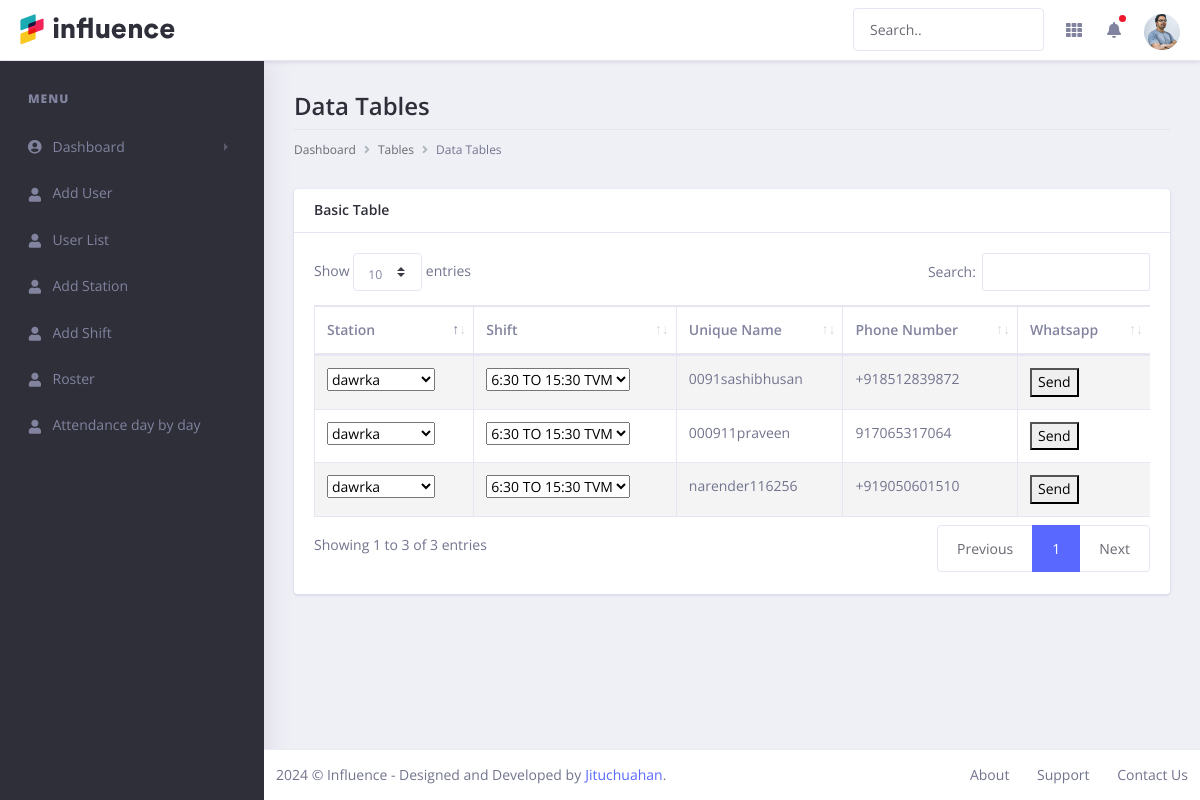
Page /roster.php (signed in) on the committed database.
### tables this page shows
CREATE TABLE `employee` (
  `emp_id` int(11) NOT NULL,
  `epm_sl_no` varchar(10) NOT NULL,
  `emp_name` varchar(60) NOT NULL,
  `emp_unique_name` varchar(80) NOT NULL,
  `emp_email` varchar(80) NOT NULL,
  `emp_phone` varchar(13) NOT NULL,
  `create_date` varchar(100) NOT NULL
);

### roster.php (the view, shortened to what this page needs)
<!doctype html>
<html lang="en">
<head>
  <link rel="stylesheet" href="assets/libs/datatables.net-bs4/css/dataTables.bootstrap4.min.css">
  <link rel="stylesheet" href="assets/libs/fullcalendar/main.min.css">
  <link rel="stylesheet" href="assets/libs/quill/dist/quill.snow.css">
  <link rel="stylesheet" href="assets/css/theme.min.css">
</head>
<body>
  <div class="dashboard-main-wrapper">
    <div class="dashboard-header">
      <nav class="navbar navbar-expand-lg navbar-light bg-white fixed-top">
        <a class="navbar-brand" href="../index-2.html"><img src="../assets/images/logo.png" alt=""></a>
        <div class="ml-auto" id="navbarSupportedContent">
          <ul class="navbar-nav ml-auto navbar-right-top flex-row ">
            <li class="nav-item d-none d-lg-block">
              <div id="custom-search" class="top-search-bar">
                <input class="form-control" type="text" placeholder="Search..">
              </div>
            </li>
            <li class="nav-item dropdown notification order-4 ">
              <a class="nav-link nav-icons" href="#" id="navbarDropdownMenuLink1" data-toggle="dropdown"
                aria-haspopup="true" aria-expanded="false"><i class="fas fa-fw fa-bell"></i> <span
                  class="indicator"></span></a>
            </li>
            <li class="nav-item dropdown connection d-none d-md-block">
              <a class="nav-link" href="#" id="navbarDropdown" role="button" data-toggle="dropdown" aria-haspopup="true"
                aria-expanded="false"> <i class="fas fa-fw fa-th"></i> </a>
            </li>
            <li class="nav-item dropdown nav-user order-lg-4 ">
              <a class="nav-link nav-user-img" href="#" id="navbarDropdownMenuLink2" data-toggle="dropdown"
                aria-haspopup="true" aria-expanded="false"><img src="../assets/images/avatar-1.jpg" alt=""
                  class="avatar-xs rounded-circle"></a>
            </li>
          </ul>
        </div>
      </nav>
    </div>
    <?php
   include "common/sidebar.php";
   ?>
    <div class="dashboard-wrapper">
      <div class="container-fluid  dashboard-content">
        <div class="row">
          <div class="col-xl-12 col-lg-12 col-md-12 col-sm-12 col-12">
            <div class="page-header">
              <h2 class="pageheader-title">Data Tables</h2>
              <div class="page-breadcrumb">
                <nav aria-label="breadcrumb">
                  <ol class="breadcrumb">
                    <li class="breadcrumb-item"><a href="#" class="breadcrumb-link">Dashboard</a></li>
                    <li class="breadcrumb-item"><a href="#" class="breadcrumb-link">Tables</a></li>
                    <li class="breadcrumb-item active" aria-current="page">Data Tables</li>
                  </ol>
                </nav>
              </div>
            </div>
          </div>
        </div>
        <div class="row">
          <div class="col-xl-12 col-lg-12 col-md-12 col-sm-12 col-12">
            <div class="card shadow-sm mb-5">
              <h5 class="card-header">Basic Table</h5>
              <div class="card-body">
                <div class="table-responsive">
                  <table class="table table-striped table-bordered first">
                    <thead>
                      <tr>
                        <th>Station</th>
                         <th>Shift </th>
                         <th>Unique Name</th>
                        <th>Phone Number</th>
                        <th>Whatsapp</th>
                      </tr>
                    </thead>
                    <tbody>
                      <?php
                      include "config/config.php";
                      $query = "SELECT * FROM employee";
                      $result = mysqli_query($conn, $query);
                      while($row = mysqli_fetch_assoc($result)){
                        $station = "SELECT * FROM station";
                        $station_result = mysqli_query($conn, $station);
                        $shift = "SELECT * FROM shift";
                        $shift_result = mysqli_query($conn,$shift);
                      ?>
                      <tr>
                        <form method="POST" action="common/whatsapp.php">
                           <td>
                          <select name="statin_name">
                            <?php
                            while ($station_row = mysqli_fetch_assoc($station_result)) {
                             ?>
                            <option value="<?php echo $station_row["statin_name"] ?>"><?php echo $station_row["statin_name"] ?> </option>
                          <?php }; ?>
                          </select>
                        </td>
                        <td>
                          <select name="shift_name">
                            <?php
                            while ($shift_row = mysqli_fetch_assoc($shift_result)) {
                             ?>
                            <option value="<?php echo $shift_row["shift_id"] ?> "><?php echo $shift_row["shift_name"] ?> </option>
                          <?php }; ?>
                          </select>
                        </td>
                        <td><?php echo $row["emp_unique_name"]; ?>
                        </td>
                        <td><?php echo $row["emp_phone"] ?>
                        </td>
                        <td><button type="submit" name="send"> Send</button></td>
                       </form>
                      </tr>
                     <?php }; ?>
                    </tbody>
                  </table>
                </div>
              </div>
            </div>
          </div>
        </div>
      </div>
      <div class="footer">
        <div class="container-fluid">
          <div class="row">
            <div class="col-xl-6 col-lg-6 col-md-12 col-sm-12 col-12">
              2024 © Influence - Designed and Developed by<a href="https://themeforest.net/user/jitu/portfolio"
                target="_blank" class="ml-1">Jituchuahan</a>.
            </div>
            <div class="col-xl-6 col-lg-6 col-md-12 col-sm-12 col-12">
              <div class="text-md-right footer-links d-none d-sm-block">
                <a href="javascript: void(0);">About</a>
                <a href="javascript: void(0);">Support</a>
                <a href="javascript: void(0);">Contact Us</a>
              </div>
            </div>
          </div>
        </div>
      </div>
    </div>
  </div>
</body>
</html>

### rows in the picture
employee: emp_unique_name "0091sashibhusan", emp_phone "+918512839872"
employee: emp_unique_name "000911praveen", emp_phone "917065317064"
employee: emp_unique_name "narender116256", emp_phone "+919050601510"

### other values in the picture
form field statin_name "dawrka"
form field shift_name "6:30 TO 15:30 TVM"
